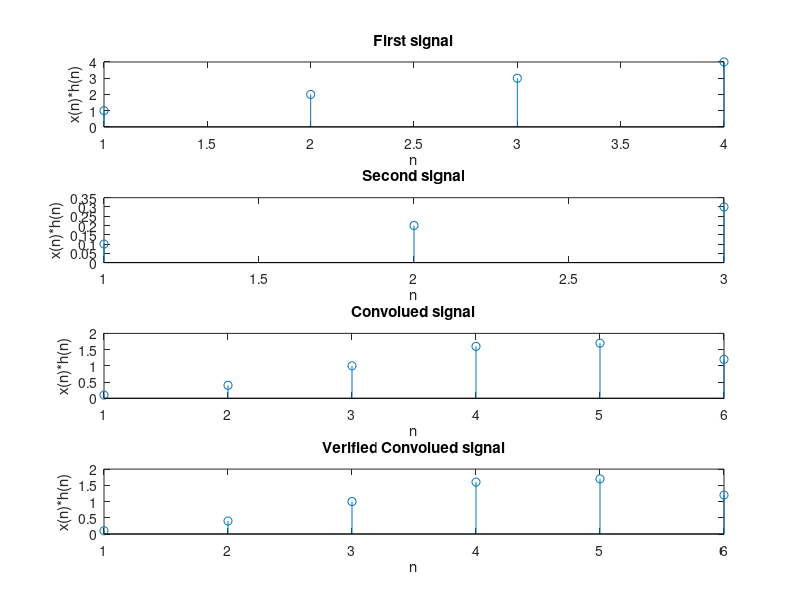

Here is the MATLAB script that generated this plot: (Note: this script raises an error after producing the figure.)
% Input signals
x = [1, 2, 3, 4];
h = [0.1, 0.2, 0.3];

% Lengths of input signals
Nx = length(x);
Nh = length(h);

% Length of circularly extended signals
N = Nx+Nh-1;

% Circularly extend the input signals
x_ext = [x, zeros(1, N - Nx)];
h_ext = [h, zeros(1, N - Nh)];

% Initialize the result array
y = zeros(1, N);

% Perform circular convolution
for n = 1:N
    for k = 1:N
        y(n) = y(n) + x_ext(k) * h_ext(mod(n - k, N) + 1);
    end
end

% To verify the result
a = conv(x,h);

% Plotting the signals

subplot(4,1,1)
stem(x)
title('First signal')
xlabel('n')
ylabel('x(n)*h(n)')

subplot(4,1,2)
stem(h)
title('Second signal')
xlabel('n')
ylabel('x(n)*h(n)')

subplot(4,1,3)
stem(y)
title('Convolued signal')
xlabel('n')
ylabel('x(n)*h(n)')

subplot(4,1,4)
stem(a)
title('Verified Convolued signal')
xlabel('n')
ylabel('x(n)*h(n)')

sgtitle('Sushant Kumar 102115212')